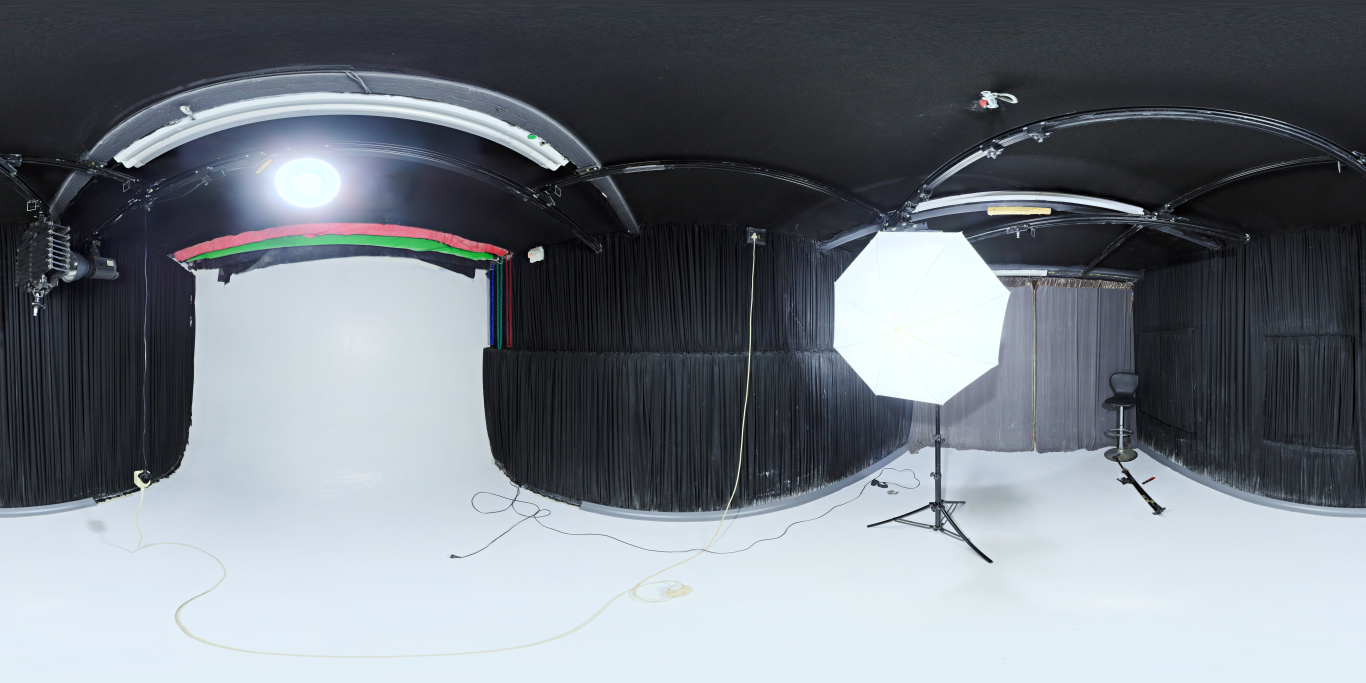
#> input picture data/hdri_backgrounds/studio_small_03_1k.jpg, 8192 x 4096 px, found by its file name (shown at 1/6 size)
$ python image_compositor.py
#> lines starting #> are read from the running program, lines starting #| are printed output that depends on the picture
"""
Image Compositor - Combine rendered person with background

Composites RGBA person renders with fixed background images.
This allows complete control over background without HDRI coupling.

Usage:
    compositor = ImageCompositor(background_path='bg.jpg')
    result = compositor.composite(person_rgba)
"""

import numpy as np
from PIL import Image
from typing import Optional, Union
import os


class ImageCompositor:
    """
    Composite rendered person (with alpha) onto fixed background.

    This cleanly separates rendering from background selection.
    """

    def __init__(
        self,
        background: Optional[Union[str, np.ndarray]] = None,
        default_background_color: tuple = (240, 240, 240)
    ):
        """
        Initialize compositor.

        Args:
            background: Background image path or array (None = solid color)
            default_background_color: RGB color if no background provided
        """
        self.background = None
        self.default_background_color = default_background_color

        if background is not None:
            self.set_background(background)

    # [16 lines left out: function set_background, not called in this run]

    def composite(
        self,
        person_rgba: np.ndarray,
        background: Optional[np.ndarray] = None,
        resize_background: bool = True
    ) -> np.ndarray:
        """
        Composite person onto background.

        Args:
            person_rgba: Person image with alpha [H, W, 4]
            background: Optional background (None = use self.background)
            resize_background: Resize background to match person size

        Returns:
            Composited RGB image [H, W, 3]
        """
        # Use provided background or default
        if background is None:
            background = self.background

        # Get person dimensions
        height, width = person_rgba.shape[:2]

        # Create background if not provided
        if background is None:
            background = np.full(
                (height, width, 3),
                self.default_background_color,
                dtype=np.uint8
            )
        elif resize_background:
            # Resize background to match person size
            bg_image = Image.fromarray(background)
            bg_image = bg_image.resize((width, height), Image.LANCZOS)
            background = np.array(bg_image)

        # Ensure background is correct size
        if background.shape[:2] != (height, width):
            raise ValueError(
                f"Background size {background.shape[:2]} doesn't match "
                f"person size {(height, width)}"
            )

        # Extract alpha channel
        person_rgb = person_rgba[:, :, :3]
        alpha = person_rgba[:, :, 3:4] / 255.0  # Normalize to [0, 1]

        # Alpha blending
        composited = (
            person_rgb * alpha +
            background * (1 - alpha)
        ).astype(np.uint8)

        return composited

    # [39 lines left out: functions composite_batch, create_solid_background, not called in this run]


def extract_studio_background(
    hdri_path: str,
    direction: str = 'back',
    output_size: tuple = (1024, 1024)
) -> np.ndarray:
    """
    Extract studio background from HDRI panorama.

    Args:
        hdri_path: Path to HDRI image
        direction: Direction to extract ('front', 'back', 'left', 'right')
        output_size: Output image size (width, height)

    Returns:
        Extracted background [H, W, 3]
    """
    # Load HDRI panorama
    hdri = Image.open(hdri_path)
    hdri_array = np.array(hdri)

    # HDRI is 360° panorama (equirectangular projection)
    # Extract specific direction
    pano_width = hdri_array.shape[1]
    pano_height = hdri_array.shape[0]

    # Direction to horizontal position mapping
    direction_map = {
        'front': 0.0,     # 0°
        'right': 0.25,    # 90°
        'back': 0.5,      # 180°
        'left': 0.75      # 270°
    }

    if direction not in direction_map:
        raise ValueError(f"Unknown direction: {direction}")

    # Calculate center position
    center_x = int(pano_width * direction_map[direction])

    # Extract FOV (field of view) region
    # Approximate 90° horizontal FOV
    fov_width = pano_width // 4  # 90° = 1/4 of 360°

    # Calculate crop region
    left = (center_x - fov_width // 2) % pano_width
    right = (center_x + fov_width // 2) % pano_width

    # Handle wrap-around
    if left < right:
        crop = hdri_array[:, left:right]
    else:
        # Wrap around (e.g., left=3500, right=100 in 4000-wide image)
        part1 = hdri_array[:, left:]
        part2 = hdri_array[:, :right]
        crop = np.concatenate([part1, part2], axis=1)

    # Resize to output size
    crop_image = Image.fromarray(crop)
    crop_image = crop_image.resize(output_size, Image.LANCZOS)

    return np.array(crop_image)


def test_compositor():
    """Test image compositor."""
    print("\n" + "="*70)
    print("Image Compositor Test")
    print("="*70)

    # Create test person image with alpha
    print("\n1. Creating test person image (RGBA)...")
    size = 512
    person_rgba = np.zeros((size, size, 4), dtype=np.uint8)

    # Draw a simple circle (person placeholder)
    center = size // 2
    radius = size // 3
    y, x = np.ogrid[:size, :size]
    mask = (x - center)**2 + (y - center)**2 <= radius**2

    person_rgba[mask, :3] = [200, 150, 120]  # Skin color
    person_rgba[mask, 3] = 255  # Full opacity

    # Create gradient alpha for smooth edges
    distance = np.sqrt((x - center)**2 + (y - center)**2)
    edge_mask = (distance > radius - 20) & (distance <= radius)
    alpha_gradient = 255 * (1 - (distance[edge_mask] - (radius - 20)) / 20)
    person_rgba[edge_mask, 3] = alpha_gradient.astype(np.uint8)

    print(f"  Created test person: {person_rgba.shape}")

    # Test 1: Solid background
    print("\n2. Test 1: Solid background...")
    compositor = ImageCompositor(default_background_color=(220, 220, 255))
    result1 = compositor.composite(person_rgba)

    output_dir = "outputs/compositor_test"
    os.makedirs(output_dir, exist_ok=True)

    Image.fromarray(result1).save(f"{output_dir}/solid_background.png")
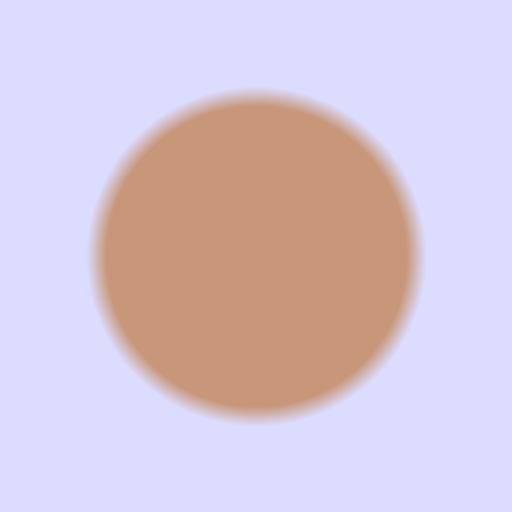
#> saved as solid_background.png: PIL image 512x512 RGB; mean R, G, B 213.8, 198.5, 213.5
    print(f"  ✓ Saved: {output_dir}/solid_background.png")

    # Test 2: Extract studio background from HDRI
    print("\n3. Test 2: Studio background from HDRI...")
    studio_hdri = "data/hdri_backgrounds/studio_small_03_1k.jpg"

    if os.path.exists(studio_hdri):
        studio_bg = extract_studio_background(
            studio_hdri,
            direction='back',  # Studio is at back (180°)
            output_size=(size, size)
        )
#> in extract_studio_background, hdri is the input picture: PIL image 8192x4096 RGB; mean R, G, B 116.8, 123.5, 131
#> in extract_studio_background, `crop = hdri_array[:, left:right]`:
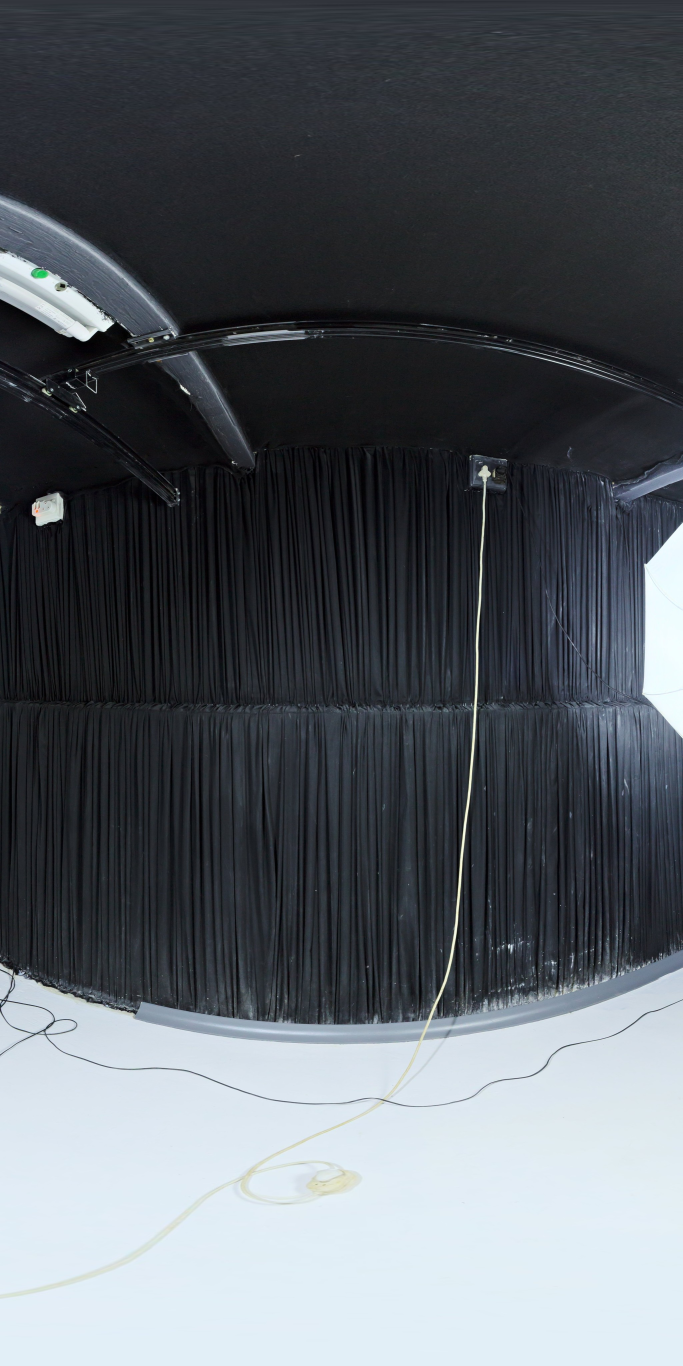
#> crop: shape (4096, 2048, 3) (shown at 1/3 size); mean of channels 0, 1, 2 88.7, 94.2, 100.4; drawn as R, G, B
#> in extract_studio_background, `crop_image = crop_image.resize(output_size, Image.LANCZOS)`:
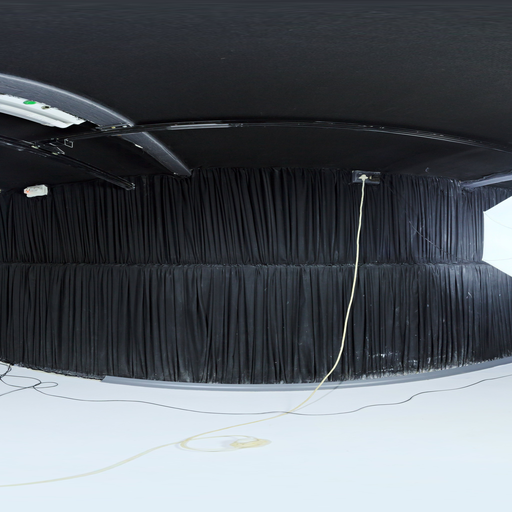
#> crop_image: PIL image 512x512 RGB; mean R, G, B 88.7, 94.2, 100.4

        # Save background
        Image.fromarray(studio_bg).save(f"{output_dir}/studio_background.png")
        print(f"  ✓ Extracted studio background: {studio_bg.shape}")
#|   ✓ Extracted studio background: (512, 512, 3)

        # Composite
        result2 = compositor.composite(person_rgba, background=studio_bg)
#> call 2 of composite, with resize_background = True
#> in composite (call 2), `person_rgb = person_rgba[:, :, :3]`:
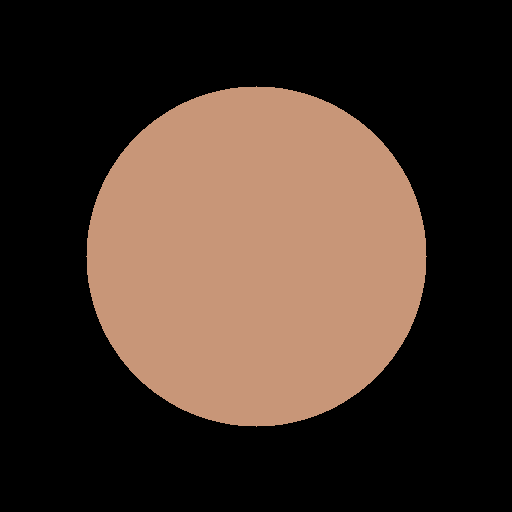
#> person_rgb: shape (512, 512, 3); mean of channels 0, 1, 2 69.3, 51.9, 41.6; drawn as R, G, B
#> in composite (call 2), `alpha = person_rgba[:, :, 3:4] / 255.0`:
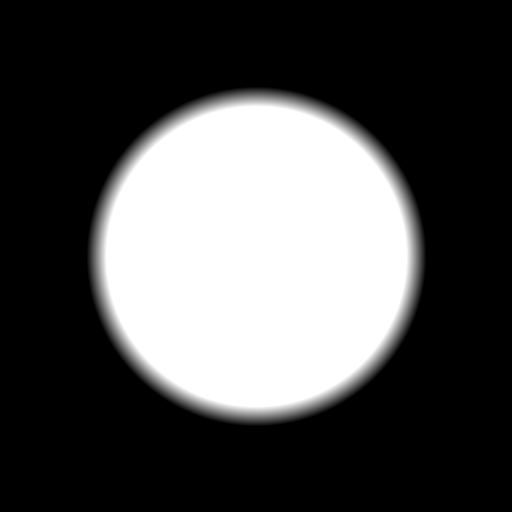
#> alpha: shape (512, 512, 1) float64; min 0, max 1, mean 0.307
#> in composite (call 2), `composited = ( person_rgb * alpha + background * (1 - alpha) ).astype(..`:
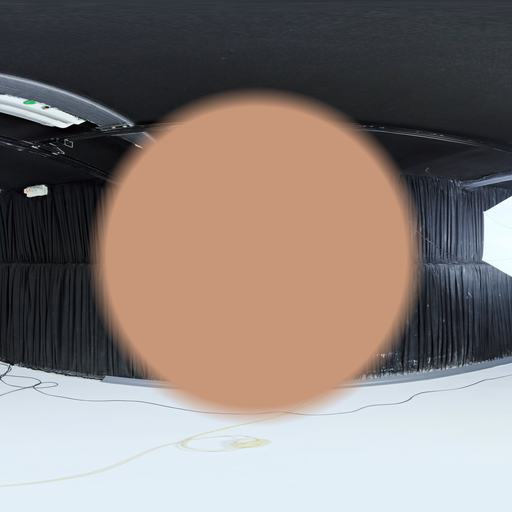
#> composited: shape (512, 512, 3); mean of channels 0, 1, 2 136.7, 125.8, 121.1; drawn as R, G, B
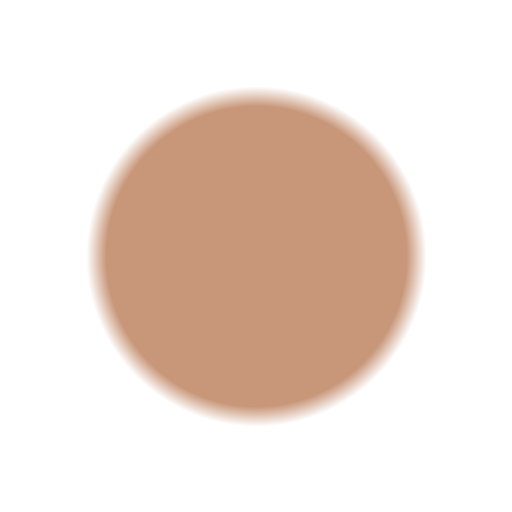
#> person_rgba: shape (512, 512, 4); mean of channels 0, 1, 2, 3 69.3, 51.9, 41.6, 78.3; transparent parts drawn white
        Image.fromarray(result2).save(f"{output_dir}/studio_composite.png")
        print(f"  ✓ Saved: {output_dir}/studio_composite.png")
    else:
        print(f"  ⚠️  Studio HDRI not found: {studio_hdri}")

    print("\n" + "="*70)
    print("✓ Compositor Test Complete!")
    print("="*70)
    print(f"\nOutput directory: {os.path.abspath(output_dir)}")


if __name__ == "__main__":
    test_compositor()
